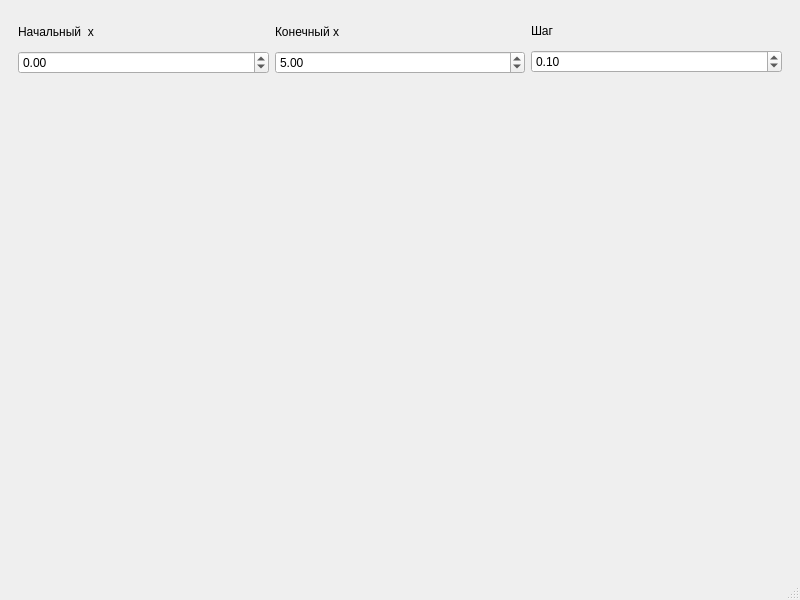
<?xml version="1.0" encoding="UTF-8"?>
<ui version="4.0">
 <class>MathWindow</class>
 <widget class="QMainWindow" name="MathWindow">
  <property name="geometry">
   <rect>
    <x>0</x>
    <y>0</y>
    <width>800</width>
    <height>600</height>
   </rect>
  </property>
  <property name="windowTitle">
   <string>Откуда эта математика вообще?</string>
  </property>
  <property name="windowIcon">
   <iconset resource="res.qrc">
    <normaloff>:/assets/WindowIcon.png</normaloff>:/assets/WindowIcon.png</iconset>
  </property>
  <widget class="QWidget" name="centralwidget">
   <layout class="QVBoxLayout" name="verticalLayout">
    <item>
     <widget class="QWidget" name="widget" native="true">
      <property name="maximumSize">
       <size>
        <width>16777215</width>
        <height>80</height>
       </size>
      </property>
      <layout class="QGridLayout" name="gridLayout">
       <item row="3" column="1">
        <widget class="QDoubleSpinBox" name="x2">
         <property name="minimum">
          <double>-99.989999999999995</double>
         </property>
         <property name="value">
          <double>5.000000000000000</double>
         </property>
        </widget>
       </item>
       <item row="3" column="0">
        <widget class="QDoubleSpinBox" name="x1">
         <property name="minimum">
          <double>-99.989999999999995</double>
         </property>
        </widget>
       </item>
       <item row="0" column="0" rowspan="3">
        <widget class="QLabel" name="labelX1">
         <property name="text">
          <string>Начальный  x</string>
         </property>
        </widget>
       </item>
       <item row="0" column="1" rowspan="3">
        <widget class="QLabel" name="labelX2">
         <property name="text">
          <string>Конечный x</string>
         </property>
        </widget>
       </item>
       <item row="2" column="2" rowspan="3">
        <widget class="QDoubleSpinBox" name="step">
         <property name="minimum">
          <double>0.010000000000000</double>
         </property>
         <property name="value">
          <double>0.100000000000000</double>
         </property>
        </widget>
       </item>
       <item row="1" column="2">
        <widget class="QLabel" name="labelStep">
         <property name="text">
          <string>Шаг</string>
         </property>
        </widget>
       </item>
      </layout>
     </widget>
    </item>
    <item>
     <widget class="QChartView" name="chartView" native="true"/>
    </item>
   </layout>
  </widget>
  <widget class="QMenuBar" name="menubar">
   <property name="geometry">
    <rect>
     <x>0</x>
     <y>0</y>
     <width>800</width>
     <height>23</height>
    </rect>
   </property>
  </widget>
  <widget class="QStatusBar" name="statusbar"/>
 </widget>
 <customwidgets>
  <customwidget>
   <class>QChartView</class>
   <extends>QWidget</extends>
   <header location="global">qchartview.h</header>
   <container>1</container>
  </customwidget>
 </customwidgets>
 <resources>
  <include location="res.qrc"/>
 </resources>
 <connections/>
</ui>
